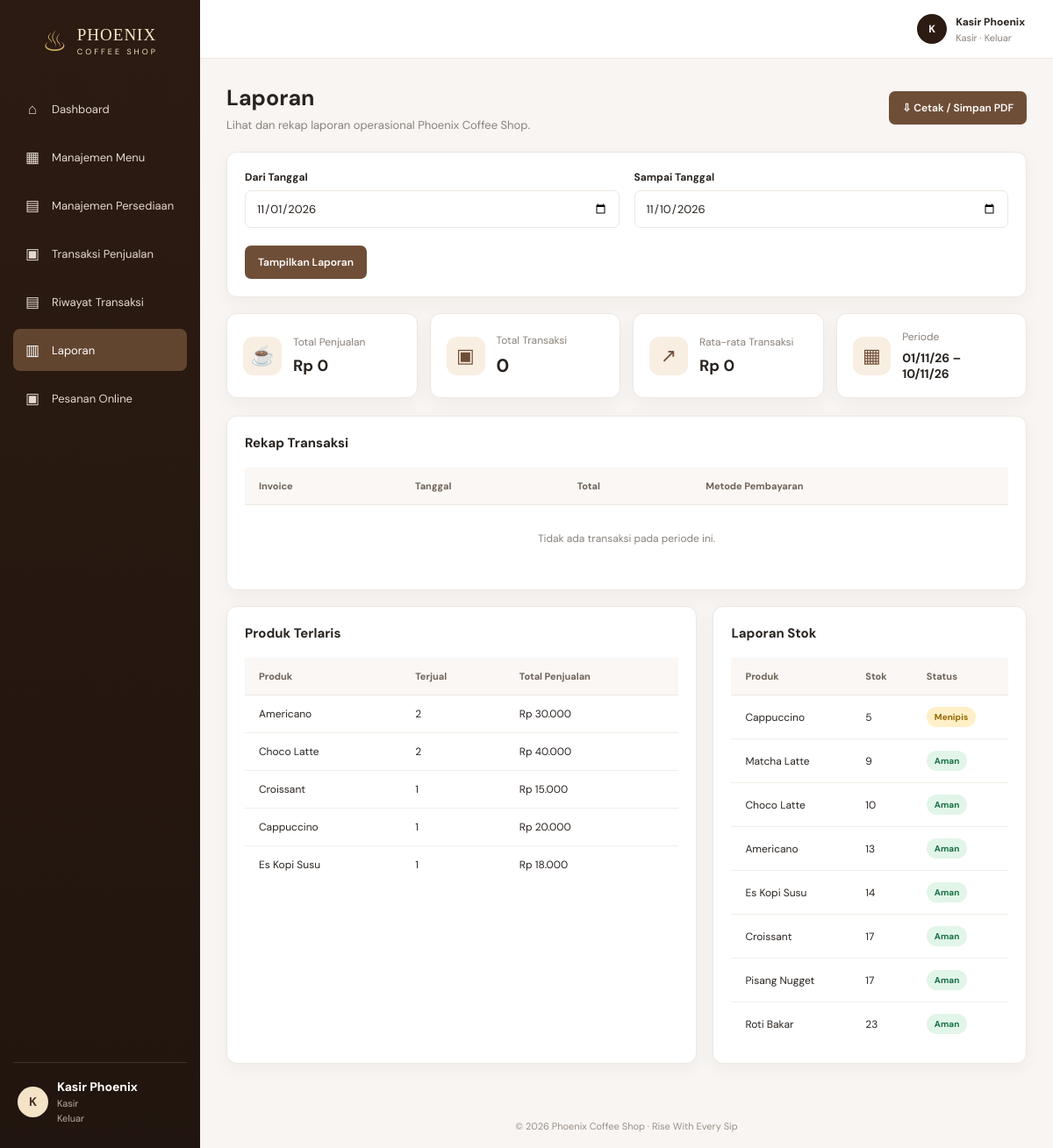
Page /laporan.php (signed in) on the committed database.
### tables this page shows
CREATE TABLE `products` (
  `id` int(11) NOT NULL,
  `name` varchar(120) NOT NULL,
  `category` enum('Minuman','Makanan') NOT NULL DEFAULT 'Minuman',
  `price` decimal(12,2) NOT NULL DEFAULT 0.00,
  `stock` int(11) NOT NULL DEFAULT 0,
  `unit` varchar(30) NOT NULL DEFAULT 'pcs',
  `created_at` timestamp NOT NULL DEFAULT current_timestamp()
);

### koneksi.php (called while the page is built, shortened)
<?php
function e($value) { return htmlspecialchars((string)$value, ENT_QUOTES, 'UTF-8'); }
function rupiah($value) { return 'Rp ' . number_format((float)$value, 0, ',', '.'); }
?>

### laporan.php (the view, shortened to what this page needs)
<?php require 'config/koneksi.php';
$start=$_GET['start']??date('Y-m-01');
$end=$_GET['end']??date('Y-m-d');
$st=$conn->prepare('SELECT COUNT(*) count_tx,COALESCE(SUM(total),0) revenue,COALESCE(AVG(total),0) average FROM transactions WHERE DATE(created_at) BETWEEN ? AND ?');
$st->bind_param('ss',$start,$end);
$st->execute();$summary=$st->get_result()->fetch_assoc();
$st=$conn->prepare('SELECT * FROM transactions WHERE DATE(created_at) BETWEEN ? AND ? ORDER BY created_at DESC');
$st->bind_param('ss',$start,$end);
$st->execute();
$transactions=$st->get_result();
$best=$conn->query('SELECT product_name,SUM(qty) qty,SUM(subtotal) revenue FROM transaction_items GROUP BY product_id,product_name ORDER BY qty DESC LIMIT 10');
$stock=$conn->query('SELECT * FROM products ORDER BY stock ASC');require 'includes/header.php'; ?>
<div class="page-heading"><div>
    <h1>Laporan</h1>
    <p>Lihat dan rekap laporan operasional Phoenix Coffee Shop.</p>
</div><button class="btn" onclick="window.print()">⇩ Cetak / Simpan PDF</button></div>
<form class="panel" method="get">
    <div class="form-grid"><div class="field">
        <label>Dari Tanggal</label>
        <input type="date" name="start" value="<?= e($start) ?>" required></div><div class="field">
            <label>Sampai Tanggal</label>
            <input type="date" name="end" value="<?= e($end) ?>" required></div></div><div class="form-actions"><button class="btn">Tampilkan Laporan</button></div></form>
<div class="stats" style="margin-top:18px">
    <div class="stat">
        <div class="stat-icon">☕</div>
        <div><div class="stat-label">Total Penjualan</div>
        <div class="stat-value" style="font-size:18px"><?= rupiah($summary['revenue']) ?></div></div></div><div class="stat"><div class="stat-icon">▣</div><div><div class="stat-label">Total Transaksi</div><div class="stat-value"><?= (int)$summary['count_tx'] ?></div></div></div><div class="stat"><div class="stat-icon">↗</div><div><div class="stat-label">Rata-rata Transaksi</div><div class="stat-value" style="font-size:18px"><?= rupiah($summary['average']) ?></div></div></div><div class="stat"><div class="stat-icon">▦</div><div><div class="stat-label">Periode</div><div class="stat-value" style="font-size:14px"><?= date('d/m/y',strtotime($start)) ?> – <?= date('d/m/y',strtotime($end)) ?></div></div></div></div>
<section class="panel"><h3>Rekap Transaksi</h3><div class="table-wrap"><table><thead><tr><th>Invoice</th><th>Tanggal</th><th>Total</th><th>Metode Pembayaran</th></tr></thead><tbody><?php if($transactions->num_rows):while($t=$transactions->fetch_assoc()): ?><tr><td><?= e($t['invoice']) ?></td><td><?= e($t['created_at']) ?></td><td><?= rupiah($t['total']) ?></td><td><?= e($t['payment_method']) ?></td></tr><?php endwhile;else: ?><tr><td colspan="4" class="empty">Tidak ada transaksi pada periode ini.</td></tr><?php endif; ?></tbody></table></div></section>
<div class="dashboard-grid"><section class="panel"><h3>Produk Terlaris</h3><div class="table-wrap"><table><thead><tr><th>Produk</th><th>Terjual</th><th>Total Penjualan</th></tr></thead><tbody><?php if($best->num_rows):while($p=$best->fetch_assoc()): ?><tr><td><?= e($p['product_name']) ?></td><td><?= (int)$p['qty'] ?></td><td><?= rupiah($p['revenue']) ?></td></tr><?php endwhile;else: ?><tr><td colspan="3" class="empty">Belum ada data penjualan.</td></tr><?php endif; ?></tbody></table></div></section><section class="panel"><h3>Laporan Stok</h3><div class="table-wrap"><table><thead><tr><th>Produk</th><th>Stok</th><th>Status</th></tr></thead><tbody><?php while($p=$stock->fetch_assoc()): ?><tr><td><?= e($p['name']) ?></td><td><?= (int)$p['stock'] ?></td><td><?= $p['stock']<=0?'<span class="badge out">Habis</span>':($p['stock']<=5?'<span class="badge low">Menipis</span>':'<span class="badge ok">Aman</span>') ?></td></tr><?php endwhile; ?></tbody></table></div></section></div>
<?php require 'includes/footer.php'; ?>

### style.css (style rules this page uses)
:root { --brown:#6f4e37;--deep:#2c1b12;--deep2:#432b1d;--gold:#c9a227;--cream:#f8f5f2;--paper:#fff;--text:#29231f;--muted:#8a817a;--line:#eee7e1;--green:#16834b;--red:#c94f43;--shadow:0 6px 22px rgba(53,35,22,.045) }
* { box-sizing:border-box }
body { margin:0;background:var(--cream);color:var(--text);font-family:'DM Sans',sans-serif;font-size:14px }
.page-heading { display:flex;align-items:center;justify-content:space-between;gap:15px;margin-bottom:22px }
.page-heading h1 { font-size:25px;margin:0 0 6px }
.page-heading p { margin:0;color:var(--muted);font-size:13px }
.btn { border:0;border-radius:7px;background:var(--brown);color:white;padding:11px 15px;font:600 12px 'DM Sans';cursor:pointer;display:inline-flex;align-items:center;justify-content:center;gap:7px }
.stats { display:grid;grid-template-columns:repeat(4,minmax(0,1fr));gap:14px;margin-bottom:20px }
.stat,.panel,.table-card,.form-card { background:#fff;border:1px solid var(--line);border-radius:12px;box-shadow:var(--shadow) }
.stat { padding:18px;display:flex;gap:13px;align-items:center }
.stat-icon { height:44px;width:44px;border-radius:12px;background:#f8eee2;display:grid;place-items:center;font-size:22px;color:var(--brown) }
.stat-label { font-size:12px;color:var(--muted);margin-bottom:7px }
.stat-value { font-size:21px;font-weight:700 }
.dashboard-grid { display:grid;grid-template-columns:1.5fr 1fr;gap:18px }
.panel { padding:20px;margin-bottom:18px }
.panel h3 { font-size:15px;margin:0 0 18px }
.table-wrap { overflow-x:auto }
table { width:100%;border-collapse:collapse;white-space:nowrap }
th { background:#faf7f4;text-align:left;font-size:11px;color:#6d6259;font-weight:700;padding:14px 16px;border-bottom:1px solid var(--line) }
td { padding:13px 16px;border-bottom:1px solid #f2ede8;font-size:12px }
tr:last-child td { border-bottom:0 }
.badge { display:inline-block;border-radius:20px;padding:5px 9px;font-size:10px;font-weight:700 }
.badge.ok { background:#e2f5e9;color:#177044 }
.badge.low { background:#fff0c7;color:#946800 }
.form-grid { display:grid;grid-template-columns:1fr 1fr;gap:17px }
.field { display:flex;flex-direction:column;gap:7px }
.field label { font-size:12px;font-weight:700 }
.field input,.field select,.field textarea,select,input[type=date],input[type=number] { width:100%;padding:11px 12px;border:1px solid var(--line);border-radius:7px;background:white;font:13px 'DM Sans';color:var(--text) }
.form-actions { display:flex;gap:8px;margin-top:20px }
.empty { text-align:center;color:var(--muted);padding:30px }

### rows in the picture
products: name "Cappuccino", stock "5", shows "Menipis"
products: name "Matcha Latte", stock "9", shows "Aman"
products: name "Choco Latte", stock "10", shows "Aman"
products: name "Americano", stock "13", shows "Aman"
products: name "Es Kopi Susu", stock "14", shows "Aman"
products: name "Croissant", stock "17", shows "Aman"
products: name "Pisang Nugget", stock "17", shows "Aman"
products: name "Roti Bakar", stock "23", shows "Aman"

### other values in the picture
$item[0] "⌂"
$item[1] "Dashboard"
$item[0] "▦"
$item[1] "Manajemen Menu"
$item[0] "▤"
$item[1] "Manajemen Persediaan"
$item[0] "▣"
$item[1] "Transaksi Penjualan"
$item[1] "Riwayat Transaksi"
$item[0] "▥"
$item[1] "Laporan"
$item[1] "Pesanan Online"
substr($displayName,0,1) "K"
$displayName "Kasir Phoenix"
$roleLabel "Kasir"
